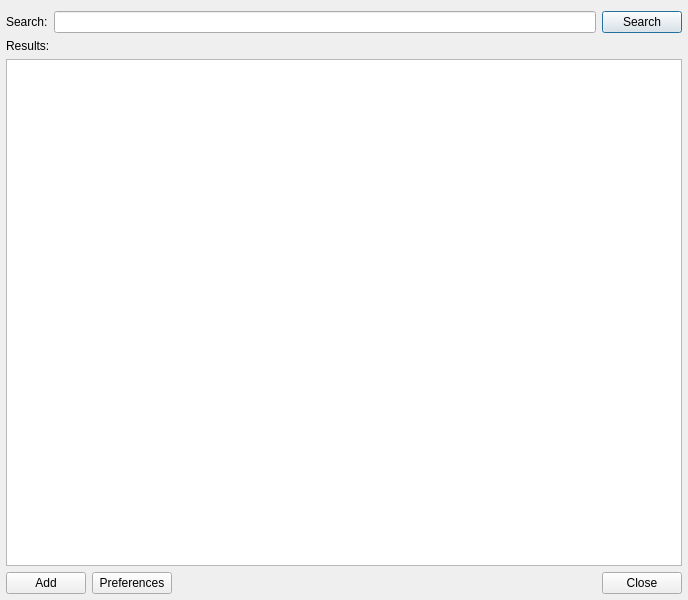
<?xml version="1.0" encoding="UTF-8"?>
<ui version="4.0">
 <class>YoutubeWindow</class>
 <widget class="QDialog" name="YoutubeWindow">
  <property name="windowModality">
   <enum>Qt::ApplicationModal</enum>
  </property>
  <property name="geometry">
   <rect>
    <x>0</x>
    <y>0</y>
    <width>688</width>
    <height>600</height>
   </rect>
  </property>
  <property name="windowTitle">
   <string>YouTube Search</string>
  </property>
  <property name="windowIcon">
   <iconset theme="applications-internet">
    <normaloff>.</normaloff>.</iconset>
  </property>
  <layout class="QVBoxLayout" name="verticalLayout">
   <property name="leftMargin">
    <number>6</number>
   </property>
   <property name="rightMargin">
    <number>6</number>
   </property>
   <property name="bottomMargin">
    <number>6</number>
   </property>
   <item>
    <layout class="QHBoxLayout" name="horizontalLayout">
     <item>
      <widget class="QLabel" name="labelSearch">
       <property name="text">
        <string>Search:</string>
       </property>
      </widget>
     </item>
     <item>
      <widget class="QLineEdit" name="textSearch"/>
     </item>
     <item>
      <widget class="QPushButton" name="buttonSearch">
       <property name="text">
        <string>Search</string>
       </property>
      </widget>
     </item>
    </layout>
   </item>
   <item>
    <widget class="QLabel" name="labelResults">
     <property name="text">
      <string>Results:</string>
     </property>
    </widget>
   </item>
   <item>
    <widget class="QListWidget" name="listResults">
     <property name="lineWidth">
      <number>0</number>
     </property>
    </widget>
   </item>
   <item>
    <layout class="QHBoxLayout" name="horizontalLayout_2">
     <item>
      <widget class="QPushButton" name="buttonAdd">
       <property name="text">
        <string>Add</string>
       </property>
      </widget>
     </item>
     <item>
      <widget class="QPushButton" name="buttonPreferences">
       <property name="text">
        <string>Preferences</string>
       </property>
      </widget>
     </item>
     <item>
      <widget class="QLabel" name="labelState">
       <property name="text">
        <string>&lt;state&gt;</string>
       </property>
       <property name="indent">
        <number>-13</number>
       </property>
      </widget>
     </item>
     <item>
      <widget class="QDialogButtonBox" name="buttonClose">
       <property name="orientation">
        <enum>Qt::Horizontal</enum>
       </property>
       <property name="standardButtons">
        <set>QDialogButtonBox::Close</set>
       </property>
       <property name="centerButtons">
        <bool>false</bool>
       </property>
      </widget>
     </item>
    </layout>
   </item>
  </layout>
 </widget>
 <tabstops>
  <tabstop>textSearch</tabstop>
  <tabstop>buttonSearch</tabstop>
  <tabstop>listResults</tabstop>
 </tabstops>
 <resources/>
 <connections>
  <connection>
   <sender>listResults</sender>
   <signal>itemDoubleClicked(QListWidgetItem*)</signal>
   <receiver>buttonAdd</receiver>
   <slot>animateClick()</slot>
   <hints>
    <hint type="sourcelabel">
     <x>74</x>
     <y>344</y>
    </hint>
    <hint type="destinationlabel">
     <x>51</x>
     <y>586</y>
    </hint>
   </hints>
  </connection>
  <connection>
   <sender>textSearch</sender>
   <signal>returnPressed()</signal>
   <receiver>buttonSearch</receiver>
   <slot>animateClick()</slot>
   <hints>
    <hint type="sourcelabel">
     <x>450</x>
     <y>20</y>
    </hint>
    <hint type="destinationlabel">
     <x>672</x>
     <y>21</y>
    </hint>
   </hints>
  </connection>
  <connection>
   <sender>buttonClose</sender>
   <signal>rejected()</signal>
   <receiver>YoutubeWindow</receiver>
   <slot>close()</slot>
   <hints>
    <hint type="sourcelabel">
     <x>469</x>
     <y>579</y>
    </hint>
    <hint type="destinationlabel">
     <x>343</x>
     <y>299</y>
    </hint>
   </hints>
  </connection>
 </connections>
</ui>
